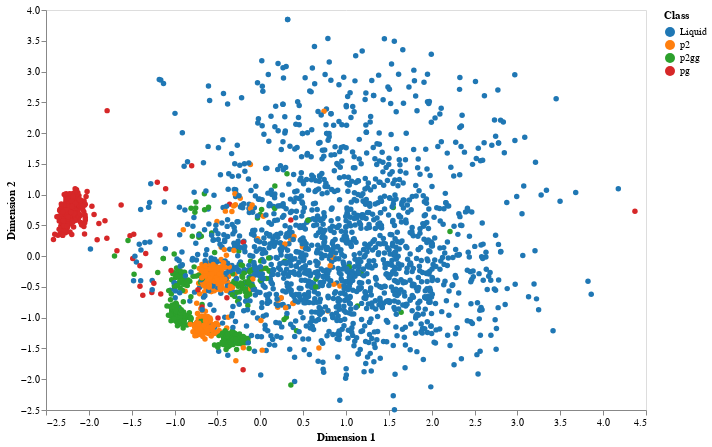

Notebook source saved alongside this figure:
### Markdown cell above
Like for the orientational analysis,
I am removing the interface molecules
with the intention of making the differences more apparent.
This reduced dataset is assigned to the variable `X_od`.

Again we perform the linear principal component analysis,
extracting the two dimensions in this new space
which creates the largest separation of points.

### Code cell
pca = decomposition.PCA(n_components=2)
X_rd = pca.fit_transform(X_od)
fig = figures.plot_dimensionality_reduction(X_rd, y)
fig

### Figure 1 — Vega-Lite specification as saved in the notebook (floating-point values rounded to 4 significant figures; data arrays with more than 128 entries replaced by an {"elided": "..."} marker saying what was removed)
{"$schema": "https://vega.github.io/schema/vega-lite/v2.6.0.json", "config": {"axis": {"grid": false}, "view": {"height": 400, "width": 600}}, "data": {"name": "data-3f0b903e12337c25ae58ac0787a7c9bf"}, "datasets": {"data-3f0b903e12337c25ae58ac0787a7c9bf": {"elided": "3000 records"}}, "encoding": {"color": {"field": "class", "scale": {"scheme": "category10"}, "title": "Class", "type": "nominal"}, "x": {"field": "dim1", "title": "Dimension 1", "type": "quantitative"}, "y": {"field": "dim2", "title": "Dimension 2", "type": "quantitative"}}, "mark": {"opacity": 1, "type": "circle"}}
